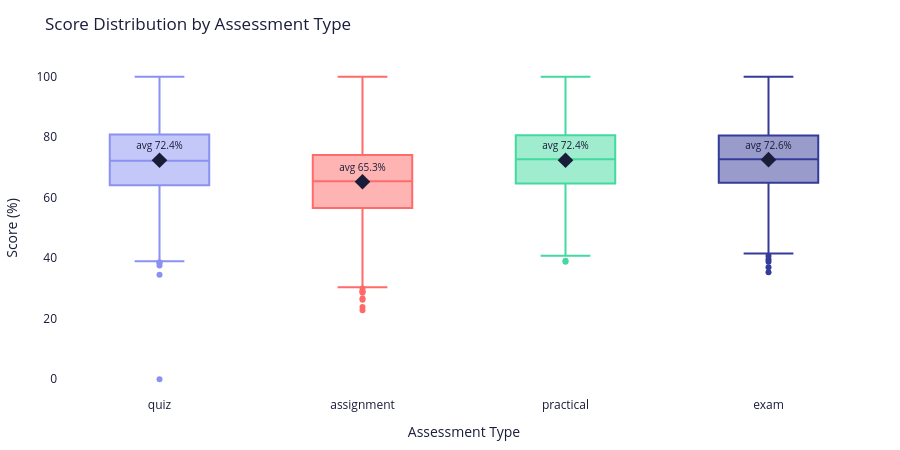

The cell this chart's notebook holds for it:
### Code cell
grades_clean = grades_full[grades_full['orphan'] == False].copy()

type_summary = (grades_clean.groupby('type')['score_pct']
                .agg(mean='mean', count='count').round(1).reset_index())

fig = px.box(
    grades_clean, x='type', y='score_pct',
    color='type',
    color_discrete_map={
        'quiz': ACCENT, 'assignment': DANGER,
        'practical': GREEN, 'exam': DARK
    },
    title='Score Distribution by Assessment Type',
    labels={'type': 'Assessment Type', 'score_pct': 'Score (%)'},
    category_orders={'type': ['quiz', 'assignment', 'practical', 'exam']},
    points='outliers',
)
for _, row in type_summary.iterrows():
    fig.add_trace(go.Scatter(
        x=[row['type']], y=[row['mean']],
        mode='markers+text',
        marker=dict(symbol='diamond', size=12, color=TEXT),
        text=[f"avg {row['mean']:.1f}%"],
        textposition='top center',
        textfont=dict(size=10, color=TEXT),
        showlegend=False,
    ))
fig.update_layout(**CHART, showlegend=False)
fig.show()

"""
INSIGHT: Assignments = lowest avg (65.3%) and highest spread (std=12.9).
Quizzes, practicals and exams cluster tightly around 72-73%.
Action: Review assignment difficulty and add mid-task check-ins.
"""

### Figure 1 — Plotly figure (JSON) as saved in the notebook; plotly's stock layout.template omitted (floating-point values rounded to 4 significant figures; data arrays with more than 128 entries replaced by an {"elided": "..."} marker saying what was removed)
{"data": [{"alignmentgroup": "True", "boxpoints": "outliers", "hovertemplate": "Assessment Type=%{x}<br>Score (%)=%{y}<extra></extra>", "legendgroup": "quiz", "marker": {"color": "#8a91f2"}, "name": "quiz", "notched": false, "offsetgroup": "quiz", "orientation": "v", "showlegend": true, "type": "box", "x": {"elided": "1999 str values"}, "x0": " ", "xaxis": "x", "y": {"elided": "1999 float values"}, "y0": " ", "yaxis": "y"}, {"alignmentgroup": "True", "boxpoints": "outliers", "hovertemplate": "Assessment Type=%{x}<br>Score (%)=%{y}<extra></extra>", "legendgroup": "assignment", "marker": {"color": "#ff6b6b"}, "name": "assignment", "notched": false, "offsetgroup": "assignment", "orientation": "v", "showlegend": true, "type": "box", "x": {"elided": "1499 str values"}, "x0": " ", "xaxis": "x", "y": {"elided": "1499 float values"}, "y0": " ", "yaxis": "y"}, {"alignmentgroup": "True", "boxpoints": "outliers", "hovertemplate": "Assessment Type=%{x}<br>Score (%)=%{y}<extra></extra>", "legendgroup": "practical", "marker": {"color": "#43d9a0"}, "name": "practical", "notched": false, "offsetgroup": "practical", "orientation": "v", "showlegend": true, "type": "box", "x": {"elided": "1000 str values"}, "x0": " ", "xaxis": "x", "y": {"elided": "1000 float values"}, "y0": " ", "yaxis": "y"}, {"alignmentgroup": "True", "boxpoints": "outliers", "hovertemplate": "Assessment Type=%{x}<br>Score (%)=%{y}<extra></extra>", "legendgroup": "exam", "marker": {"color": "#353b98"}, "name": "exam", "notched": false, "offsetgroup": "exam", "orientation": "v", "showlegend": true, "type": "box", "x": {"elided": "1002 str values"}, "x0": " ", "xaxis": "x", "y": {"elided": "1002 float values"}, "y0": " ", "yaxis": "y"}, {"marker": {"color": "#1a1d3a", "size": 12, "symbol": "diamond"}, "mode": "markers+text", "showlegend": false, "text": ["avg 65.3%"], "textfont": {"color": "#1a1d3a", "size": 10}, "textposition": "top center", "type": "scatter", "x": ["assignment"], "y": [65.3]}, {"marker": {"color": "#1a1d3a", "size": 12, "symbol": "diamond"}, "mode": "markers+text", "showlegend": false, "text": ["avg 72.6%"], "textfont": {"color": "#1a1d3a", "size": 10}, "textposition": "top center", "type": "scatter", "x": ["exam"], "y": [72.6]}, {"marker": {"color": "#1a1d3a", "size": 12, "symbol": "diamond"}, "mode": "markers+text", "showlegend": false, "text": ["avg 72.4%"], "textfont": {"color": "#1a1d3a", "size": 10}, "textposition": "top center", "type": "scatter", "x": ["practical"], "y": [72.4]}, {"marker": {"color": "#1a1d3a", "size": 12, "symbol": "diamond"}, "mode": "markers+text", "showlegend": false, "text": ["avg 72.4%"], "textfont": {"color": "#1a1d3a", "size": 10}, "textposition": "top center", "type": "scatter", "x": ["quiz"], "y": [72.4]}], "layout": {"boxmode": "overlay", "font": {"color": "#1a1d3a"}, "height": 450, "legend": {"title": {"text": "Assessment Type"}, "tracegroupgap": 0}, "margin": {"b": 50, "l": 50, "r": 30, "t": 60}, "paper_bgcolor": "#ffffff", "plot_bgcolor": "#ffffff", "showlegend": false, "title": {"text": "Score Distribution by Assessment Type"}, "xaxis": {"anchor": "y", "categoryarray": ["quiz", "assignment", "practical", "exam"], "categoryorder": "array", "domain": [0.0, 1.0], "title": {"text": "Assessment Type"}}, "yaxis": {"anchor": "x", "domain": [0.0, 1.0], "title": {"text": "Score (%)"}}}}
